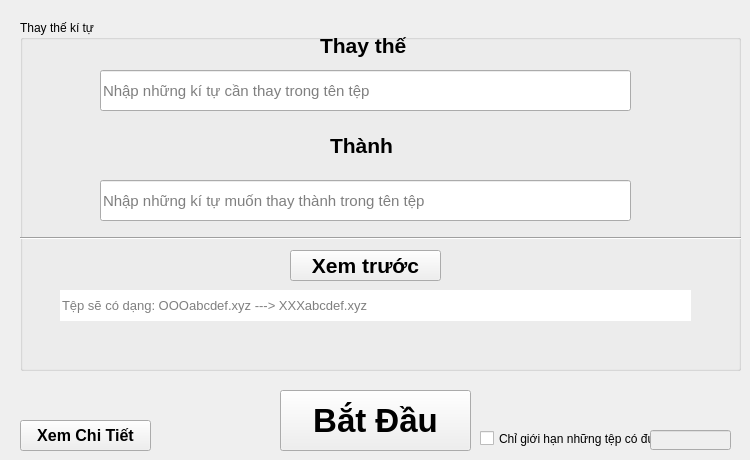
    <widget class="QWidget" name="tab_5">
     <attribute name="title">
      <string>Thay thế kí tự đặc trưng của tệp</string>
     </attribute>
     <widget class="QGroupBox" name="groupBox_4">
      <property name="geometry">
       <rect>
        <x>20</x>
        <y>20</y>
        <width>721</width>
        <height>351</height>
       </rect>
      </property>
      <property name="autoFillBackground">
       <bool>true</bool>
      </property>
      <property name="title">
       <string>Thay thế kí tự</string>
      </property>
      <widget class="Line" name="line_10">
       <property name="geometry">
        <rect>
         <x>-30</x>
         <y>210</y>
         <width>771</width>
         <height>16</height>
        </rect>
       </property>
       <property name="orientation">
        <enum>Qt::Horizontal</enum>
       </property>
      </widget>
      <widget class="QLabel" name="label_3">
       <property name="geometry">
        <rect>
         <x>300</x>
         <y>0</y>
         <width>161</width>
         <height>51</height>
        </rect>
       </property>
       <property name="font">
        <font>
         <pointsize>16</pointsize>
         <weight>75</weight>
         <bold>true</bold>
        </font>
       </property>
       <property name="text">
        <string>Thay thế</string>
       </property>
      </widget>
      <widget class="QLineEdit" name="lineEdit_thay_xemtruoc">
       <property name="geometry">
        <rect>
         <x>40</x>
         <y>270</y>
         <width>631</width>
         <height>31</height>
        </rect>
       </property>
       <property name="font">
        <font>
         <pointsize>10</pointsize>
         <weight>50</weight>
         <bold>false</bold>
        </font>
       </property>
       <property name="text">
        <string/>
       </property>
       <property name="frame">
        <bool>false</bool>
       </property>
       <property name="readOnly">
        <bool>true</bool>
       </property>
       <property name="placeholderText">
        <string>Tệp sẽ có dạng: OOOabcdef.xyz ---&gt; XXXabcdef.xyz</string>
       </property>
      </widget>
      <widget class="QLineEdit" name="lineEdit_thay_thay">
       <property name="geometry">
        <rect>
         <x>80</x>
         <y>50</y>
         <width>531</width>
         <height>41</height>
        </rect>
       </property>
       <property name="font">
        <font>
         <pointsize>11</pointsize>
        </font>
       </property>
       <property name="readOnly">
        <bool>false</bool>
       </property>
       <property name="placeholderText">
        <string>Nhập những kí tự cần thay trong tên tệp</string>
       </property>
       <property name="clearButtonEnabled">
        <bool>true</bool>
       </property>
      </widget>
      <widget class="QPushButton" name="pushButton_thay_xemtruoc">
       <property name="geometry">
        <rect>
         <x>270</x>
         <y>230</y>
         <width>151</width>
         <height>31</height>
        </rect>
       </property>
       <property name="font">
        <font>
         <pointsize>16</pointsize>
         <weight>75</weight>
         <bold>true</bold>
        </font>
       </property>
       <property name="text">
        <string>Xem trước</string>
       </property>
      </widget>
      <widget class="QLabel" name="label_7">
       <property name="geometry">
        <rect>
         <x>310</x>
         <y>100</y>
         <width>161</width>
         <height>51</height>
        </rect>
       </property>
       <property name="font">
        <font>
         <pointsize>16</pointsize>
         <weight>75</weight>
         <bold>true</bold>
        </font>
       </property>
       <property name="text">
        <string>Thành</string>
       </property>
      </widget>
      <widget class="QLineEdit" name="lineEdit_thay_thanh">
       <property name="geometry">
        <rect>
         <x>80</x>
         <y>160</y>
         <width>531</width>
         <height>41</height>
        </rect>
       </property>
       <property name="font">
        <font>
         <pointsize>11</pointsize>
        </font>
       </property>
       <property name="readOnly">
        <bool>false</bool>
       </property>
       <property name="placeholderText">
        <string>Nhập những kí tự muốn thay thành trong tên tệp</string>
       </property>
       <property name="clearButtonEnabled">
        <bool>true</bool>
       </property>
      </widget>
     </widget>
     <widget class="QPushButton" name="pushButton_thay">
      <property name="geometry">
       <rect>
        <x>280</x>
        <y>390</y>
        <width>191</width>
        <height>61</height>
       </rect>
      </property>
      <property name="font">
       <font>
        <pointsize>25</pointsize>
        <weight>75</weight>
        <bold>true</bold>
       </font>
      </property>
      <property name="text">
       <string>Bắt Đầu</string>
      </property>
     </widget>
     <widget class="QLineEdit" name="lineEdit_thay_gioihan">
      <property name="enabled">
       <bool>false</bool>
      </property>
      <property name="geometry">
       <rect>
        <x>650</x>
        <y>430</y>
        <width>81</width>
        <height>20</height>
       </rect>
      </property>
     </widget>
     <widget class="QCheckBox" name="checkBox_thay_gioihan">
      <property name="geometry">
       <rect>
        <x>480</x>
        <y>430</y>
        <width>261</width>
        <height>17</height>
       </rect>
      </property>
      <property name="text">
       <string>Chỉ giới hạn những tệp có đuôi</string>
      </property>
     </widget>
     <widget class="QPushButton" name="pushButton_thay_chitiet">
      <property name="geometry">
       <rect>
        <x>20</x>
        <y>420</y>
        <width>131</width>
        <height>31</height>
       </rect>
      </property>
      <property name="font">
       <font>
        <pointsize>12</pointsize>
        <weight>75</weight>
        <bold>true</bold>
       </font>
      </property>
      <property name="text">
       <string>Xem Chi Tiết</string>
      </property>
     </widget>
     <zorder>checkBox_thay_gioihan</zorder>
     <zorder>groupBox_4</zorder>
     <zorder>pushButton_thay</zorder>
     <zorder>lineEdit_thay_gioihan</zorder>
     <zorder>pushButton_thay_chitiet</zorder>
    </widget>
